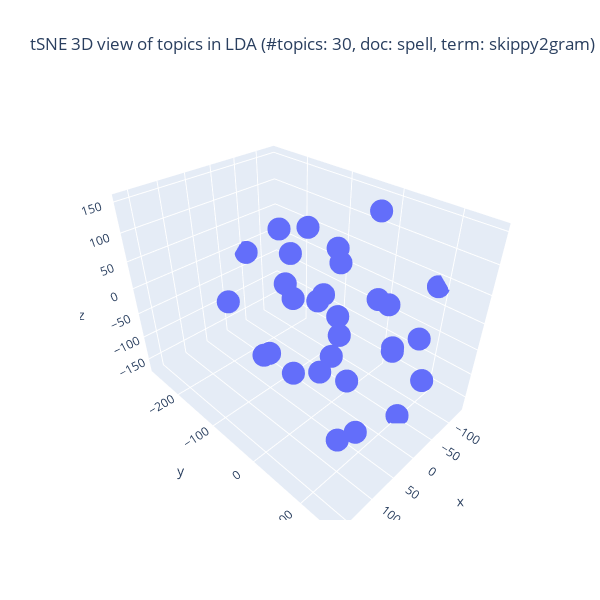

The notebook cell saved with this chart:
### Code cell
## Plotlyを使って tSNE の結果の可視化 (3D)
import plotly.graph_objects as go
top_fitted = top_tSNE_3d_fitted
fig = go.Figure(data = [go.Scatter3d(
        x = top_fitted[:,0], y = top_fitted[:,1], z = top_fitted[:,2],
                                     mode = 'markers')
                                     ])

## 3D 散布図にラベルを追加する処理は未実装
title_val = f"tSNE 3D view of topics in LDA (#topics: {n_topics}, doc: {doc_attr}, term: {term_type})"
fig.update_layout(autosize = False,
                  width = 600, height = 600, title = title_val)
fig.show()

### Figure 1 — Plotly figure (JSON) as saved in the notebook; plotly's stock layout.template omitted (floating-point values rounded to 4 significant figures)
{"data": [{"mode": "markers", "type": "scatter3d", "x": [-86.42, 97.96, -132.3, 1.934, 103.0, 50.6, -5.894, -73.38, -51.1, 59.36, -22.39, -48.07, -83.2, 36.17, 165.5, -44.98, 12.22, -15.13, 33.12, -121.4, -4.704, -36.4, -80.14, -88.25, 73.22, 69.82, -34.38, 133.6, 12.37, 106.2], "y": [94.79, 4.471, 86.88, 9.2, 12.75, 18.08, 152.6, 10.97, -272.1, 140.5, -59.24, -36.66, 52.55, 80.23, 25.57, 101.2, 37.57, -139.0, -58.72, -105.7, -34.63, 65.71, -64.24, 10.7, -71.93, 53.06, -147.8, -83.92, -49.04, 101.8], "z": [-37.19, 148.3, 33.56, -28.68, -38.28, 72.59, -31.86, 151.6, -15.29, 57.08, -9.906, 59.13, -84.64, -160.9, 40.13, -169.3, -97.1, 91.97, 21.52, 30.25, -135.7, 36.79, -73.0, -5.162, -69.93, -2.844, -22.33, 51.81, 135.3, -102.9]}], "layout": {"autosize": false, "height": 600, "title": {"text": "tSNE 3D view of topics in LDA (#topics: 30, doc: spell, term: skippy2gram)"}, "width": 600}}
